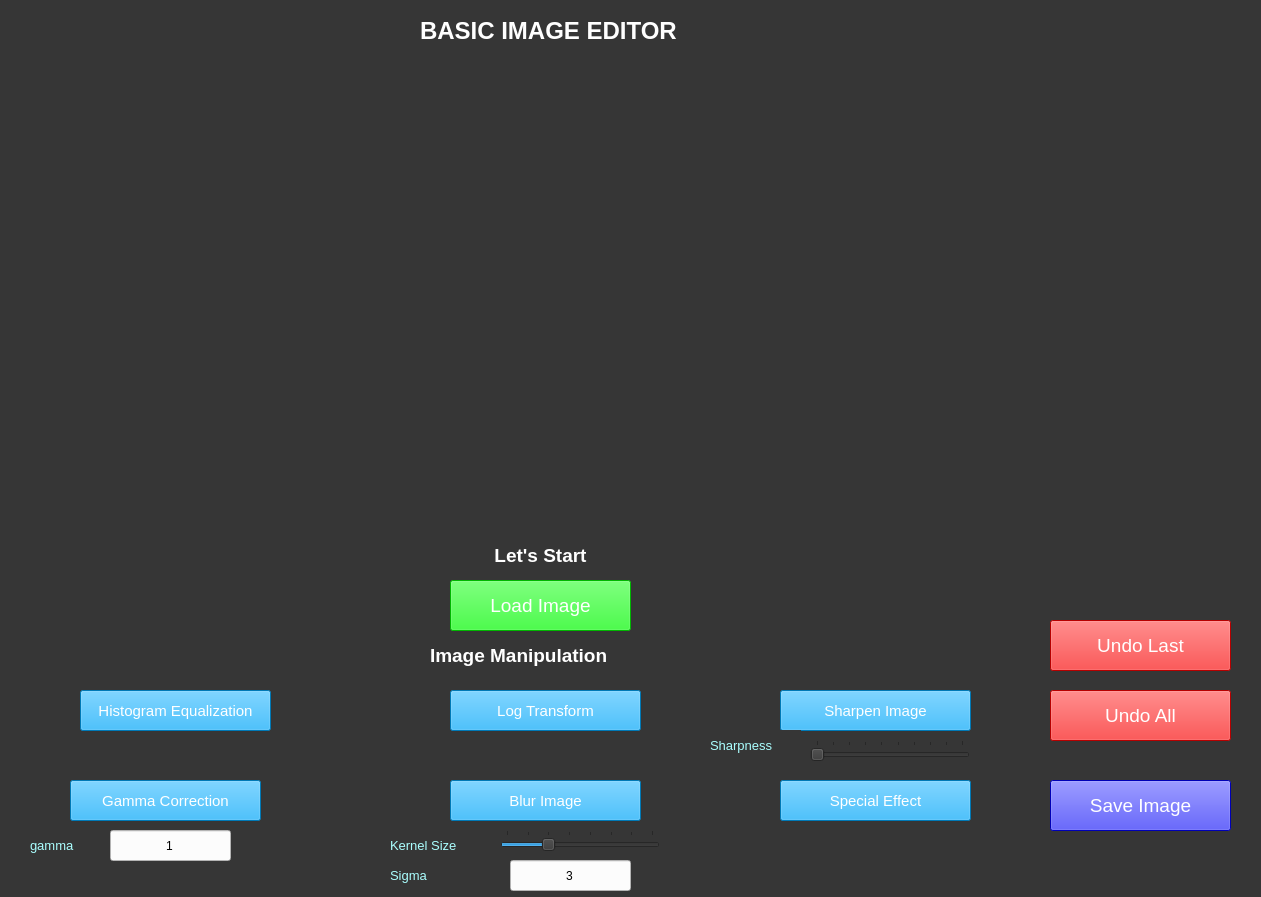
<?xml version="1.0" encoding="UTF-8"?>
<ui version="4.0">
 <class>MainWindow</class>
 <widget class="QMainWindow" name="MainWindow">
  <property name="geometry">
   <rect>
    <x>0</x>
    <y>0</y>
    <width>1261</width>
    <height>897</height>
   </rect>
  </property>
  <property name="windowTitle">
   <string>MainWindow</string>
  </property>
  <property name="styleSheet">
   <string notr="true">background-color: rgb(54, 54, 54);</string>
  </property>
  <widget class="QWidget" name="centralwidget">
   <widget class="QLabel" name="original_image">
    <property name="geometry">
     <rect>
      <x>220</x>
      <y>80</y>
      <width>681</width>
      <height>451</height>
     </rect>
    </property>
    <property name="sizePolicy">
     <sizepolicy hsizetype="Expanding" vsizetype="Expanding">
      <horstretch>0</horstretch>
      <verstretch>0</verstretch>
     </sizepolicy>
    </property>
    <property name="autoFillBackground">
     <bool>false</bool>
    </property>
    <property name="text">
     <string/>
    </property>
   </widget>
   <widget class="QPushButton" name="load_image">
    <property name="geometry">
     <rect>
      <x>450</x>
      <y>580</y>
      <width>181</width>
      <height>51</height>
     </rect>
    </property>
    <property name="sizePolicy">
     <sizepolicy hsizetype="Expanding" vsizetype="Expanding">
      <horstretch>0</horstretch>
      <verstretch>0</verstretch>
     </sizepolicy>
    </property>
    <property name="font">
     <font>
      <pointsize>14</pointsize>
     </font>
    </property>
    <property name="styleSheet">
     <string notr="true">background-color: rgb(0, 255, 0);
color: rgb(255, 255, 255);</string>
    </property>
    <property name="text">
     <string>Load Image</string>
    </property>
   </widget>
   <widget class="QPushButton" name="histogram_equalization">
    <property name="geometry">
     <rect>
      <x>80</x>
      <y>690</y>
      <width>191</width>
      <height>41</height>
     </rect>
    </property>
    <property name="font">
     <font>
      <pointsize>11</pointsize>
     </font>
    </property>
    <property name="styleSheet">
     <string notr="true">color: rgb(255, 255, 255);
background-color: rgb(0, 170, 255);</string>
    </property>
    <property name="text">
     <string>Histogram Equalization</string>
    </property>
   </widget>
   <widget class="QLabel" name="label_3">
    <property name="geometry">
     <rect>
      <x>430</x>
      <y>640</y>
      <width>241</width>
      <height>31</height>
     </rect>
    </property>
    <property name="font">
     <font>
      <pointsize>14</pointsize>
      <weight>75</weight>
      <bold>true</bold>
     </font>
    </property>
    <property name="styleSheet">
     <string notr="true">color: rgb(255, 255, 255);</string>
    </property>
    <property name="text">
     <string>Image Manipulation</string>
    </property>
   </widget>
   <widget class="QPushButton" name="gamma_correction">
    <property name="geometry">
     <rect>
      <x>70</x>
      <y>780</y>
      <width>191</width>
      <height>41</height>
     </rect>
    </property>
    <property name="font">
     <font>
      <pointsize>11</pointsize>
     </font>
    </property>
    <property name="styleSheet">
     <string notr="true">background-color: rgb(0, 170, 255);
color: rgb(255, 255, 255);</string>
    </property>
    <property name="text">
     <string>Gamma Correction</string>
    </property>
   </widget>
   <widget class="QPushButton" name="log_transform">
    <property name="geometry">
     <rect>
      <x>450</x>
      <y>690</y>
      <width>191</width>
      <height>41</height>
     </rect>
    </property>
    <property name="font">
     <font>
      <pointsize>11</pointsize>
     </font>
    </property>
    <property name="styleSheet">
     <string notr="true">background-color: rgb(0, 170, 255);
color: rgb(255, 255, 255);</string>
    </property>
    <property name="text">
     <string>Log Transform</string>
    </property>
   </widget>
   <widget class="QPushButton" name="blur_image">
    <property name="geometry">
     <rect>
      <x>450</x>
      <y>780</y>
      <width>191</width>
      <height>41</height>
     </rect>
    </property>
    <property name="font">
     <font>
      <pointsize>11</pointsize>
     </font>
    </property>
    <property name="styleSheet">
     <string notr="true">color: rgb(255, 255, 255);
background-color: rgb(0, 170, 255);</string>
    </property>
    <property name="text">
     <string>Blur Image</string>
    </property>
   </widget>
   <widget class="QPushButton" name="sharpen_image">
    <property name="geometry">
     <rect>
      <x>780</x>
      <y>690</y>
      <width>191</width>
      <height>41</height>
     </rect>
    </property>
    <property name="font">
     <font>
      <pointsize>11</pointsize>
     </font>
    </property>
    <property name="styleSheet">
     <string notr="true">background-color: rgb(0, 170, 255);
color: rgb(255, 255, 255);</string>
    </property>
    <property name="text">
     <string>Sharpen Image</string>
    </property>
   </widget>
   <widget class="QPushButton" name="special_effect">
    <property name="geometry">
     <rect>
      <x>780</x>
      <y>780</y>
      <width>191</width>
      <height>41</height>
     </rect>
    </property>
    <property name="font">
     <font>
      <pointsize>11</pointsize>
     </font>
    </property>
    <property name="styleSheet">
     <string notr="true">background-color: rgb(0, 170, 255);
color: rgb(255, 255, 255);</string>
    </property>
    <property name="text">
     <string>Special Effect</string>
    </property>
   </widget>
   <widget class="QPushButton" name="undo_last">
    <property name="geometry">
     <rect>
      <x>1050</x>
      <y>620</y>
      <width>181</width>
      <height>51</height>
     </rect>
    </property>
    <property name="sizePolicy">
     <sizepolicy hsizetype="Expanding" vsizetype="Expanding">
      <horstretch>0</horstretch>
      <verstretch>0</verstretch>
     </sizepolicy>
    </property>
    <property name="font">
     <font>
      <pointsize>14</pointsize>
     </font>
    </property>
    <property name="styleSheet">
     <string notr="true">background-color: rgb(255, 0, 0);
color: rgb(255, 255, 255);</string>
    </property>
    <property name="text">
     <string>Undo Last</string>
    </property>
   </widget>
   <widget class="QPushButton" name="undo_all">
    <property name="geometry">
     <rect>
      <x>1050</x>
      <y>690</y>
      <width>181</width>
      <height>51</height>
     </rect>
    </property>
    <property name="sizePolicy">
     <sizepolicy hsizetype="Expanding" vsizetype="Expanding">
      <horstretch>0</horstretch>
      <verstretch>0</verstretch>
     </sizepolicy>
    </property>
    <property name="font">
     <font>
      <pointsize>14</pointsize>
     </font>
    </property>
    <property name="styleSheet">
     <string notr="true">background-color: rgb(255, 0, 0);
color: rgb(255, 255, 255);</string>
    </property>
    <property name="text">
     <string>Undo All</string>
    </property>
   </widget>
   <widget class="QPushButton" name="save_image">
    <property name="geometry">
     <rect>
      <x>1050</x>
      <y>780</y>
      <width>181</width>
      <height>51</height>
     </rect>
    </property>
    <property name="sizePolicy">
     <sizepolicy hsizetype="Expanding" vsizetype="Expanding">
      <horstretch>0</horstretch>
      <verstretch>0</verstretch>
     </sizepolicy>
    </property>
    <property name="font">
     <font>
      <pointsize>14</pointsize>
     </font>
    </property>
    <property name="styleSheet">
     <string notr="true">background-color: rgb(0, 0, 255);
color: rgb(255, 255, 255);</string>
    </property>
    <property name="text">
     <string>Save Image</string>
    </property>
   </widget>
   <widget class="QLabel" name="label_4">
    <property name="geometry">
     <rect>
      <x>420</x>
      <y>0</y>
      <width>341</width>
      <height>61</height>
     </rect>
    </property>
    <property name="font">
     <font>
      <pointsize>18</pointsize>
      <weight>75</weight>
      <bold>true</bold>
     </font>
    </property>
    <property name="styleSheet">
     <string notr="true">color: rgb(255, 255, 255);</string>
    </property>
    <property name="text">
     <string>BASIC IMAGE EDITOR</string>
    </property>
   </widget>
   <widget class="QLabel" name="msg">
    <property name="geometry">
     <rect>
      <x>320</x>
      <y>540</y>
      <width>441</width>
      <height>31</height>
     </rect>
    </property>
    <property name="font">
     <font>
      <pointsize>14</pointsize>
      <weight>75</weight>
      <bold>true</bold>
     </font>
    </property>
    <property name="layoutDirection">
     <enum>Qt::LeftToRight</enum>
    </property>
    <property name="styleSheet">
     <string notr="true">color: rgb(255, 255, 255);</string>
    </property>
    <property name="frameShape">
     <enum>QFrame::NoFrame</enum>
    </property>
    <property name="text">
     <string>Let's Start</string>
    </property>
    <property name="alignment">
     <set>Qt::AlignCenter</set>
    </property>
   </widget>
   <widget class="QLabel" name="label">
    <property name="geometry">
     <rect>
      <x>30</x>
      <y>830</y>
      <width>71</width>
      <height>31</height>
     </rect>
    </property>
    <property name="font">
     <font>
      <pointsize>10</pointsize>
     </font>
    </property>
    <property name="styleSheet">
     <string notr="true">color: rgb(170, 255, 255);</string>
    </property>
    <property name="text">
     <string>gamma</string>
    </property>
   </widget>
   <widget class="QLineEdit" name="gamma">
    <property name="geometry">
     <rect>
      <x>110</x>
      <y>830</y>
      <width>121</width>
      <height>31</height>
     </rect>
    </property>
    <property name="styleSheet">
     <string notr="true">background-color: rgb(252, 252, 252);
color: rgb(0, 0, 0);</string>
    </property>
    <property name="text">
     <string>1</string>
    </property>
    <property name="alignment">
     <set>Qt::AlignCenter</set>
    </property>
   </widget>
   <widget class="QSlider" name="kernel">
    <property name="geometry">
     <rect>
      <x>500</x>
      <y>830</y>
      <width>160</width>
      <height>22</height>
     </rect>
    </property>
    <property name="minimum">
     <number>1</number>
    </property>
    <property name="maximum">
     <number>15</number>
    </property>
    <property name="singleStep">
     <number>2</number>
    </property>
    <property name="pageStep">
     <number>10</number>
    </property>
    <property name="value">
     <number>5</number>
    </property>
    <property name="orientation">
     <enum>Qt::Horizontal</enum>
    </property>
    <property name="tickPosition">
     <enum>QSlider::TicksAbove</enum>
    </property>
    <property name="tickInterval">
     <number>2</number>
    </property>
   </widget>
   <widget class="QLabel" name="label_2">
    <property name="geometry">
     <rect>
      <x>390</x>
      <y>830</y>
      <width>91</width>
      <height>31</height>
     </rect>
    </property>
    <property name="font">
     <font>
      <pointsize>10</pointsize>
     </font>
    </property>
    <property name="styleSheet">
     <string notr="true">color: rgb(170, 255, 255);</string>
    </property>
    <property name="text">
     <string>Kernel Size</string>
    </property>
   </widget>
   <widget class="QLabel" name="label_6">
    <property name="geometry">
     <rect>
      <x>390</x>
      <y>860</y>
      <width>91</width>
      <height>31</height>
     </rect>
    </property>
    <property name="font">
     <font>
      <pointsize>10</pointsize>
     </font>
    </property>
    <property name="styleSheet">
     <string notr="true">color: rgb(170, 255, 255);</string>
    </property>
    <property name="text">
     <string>Sigma</string>
    </property>
   </widget>
   <widget class="QLineEdit" name="sigma">
    <property name="geometry">
     <rect>
      <x>510</x>
      <y>860</y>
      <width>121</width>
      <height>31</height>
     </rect>
    </property>
    <property name="styleSheet">
     <string notr="true">background-color: rgb(252, 252, 252);
color: rgb(0, 0, 0);</string>
    </property>
    <property name="text">
     <string>3</string>
    </property>
    <property name="alignment">
     <set>Qt::AlignCenter</set>
    </property>
   </widget>
   <widget class="QLabel" name="label_7">
    <property name="geometry">
     <rect>
      <x>710</x>
      <y>730</y>
      <width>91</width>
      <height>31</height>
     </rect>
    </property>
    <property name="font">
     <font>
      <pointsize>10</pointsize>
     </font>
    </property>
    <property name="styleSheet">
     <string notr="true">color: rgb(170, 255, 255);</string>
    </property>
    <property name="text">
     <string>Sharpness</string>
    </property>
   </widget>
   <widget class="QSlider" name="sharpness">
    <property name="geometry">
     <rect>
      <x>810</x>
      <y>740</y>
      <width>160</width>
      <height>22</height>
     </rect>
    </property>
    <property name="minimum">
     <number>1</number>
    </property>
    <property name="maximum">
     <number>10</number>
    </property>
    <property name="orientation">
     <enum>Qt::Horizontal</enum>
    </property>
    <property name="tickPosition">
     <enum>QSlider::TicksAbove</enum>
    </property>
    <property name="tickInterval">
     <number>1</number>
    </property>
   </widget>
  </widget>
 </widget>
 <resources/>
 <connections/>
</ui>
